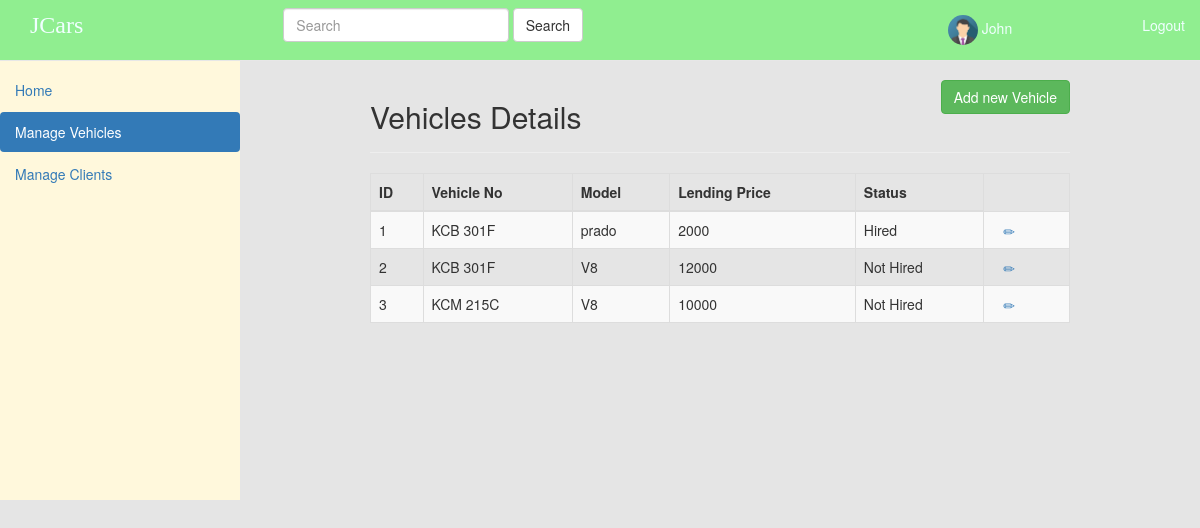
/myproject/vehicles.php, run on the app's committed database.
### tables this page shows
CREATE TABLE `vehicles` (
  `id` int(11) NOT NULL,
  `Vehicle_No` varchar(100) NOT NULL,
  `Model` varchar(100) NOT NULL,
  `Lending_Price` bigint(50) NOT NULL,
  `Status` varchar(50) NOT NULL
);

### myproject/vehicles.php (the view, shortened to what this page needs)
<!DOCTYPE html>
<html lang="en">
<head>
    <link rel="stylesheet" href="css/bootstrap.css" />
        <link rel="stylesheet" href="css/style.css" />
</head>
    <body>
        <nav class="navbar navbar-default navbar-fixed-top">
        <div class="container-fluid">
            <div class="navbar-collapse collapse">
                <ul class="nav navbar-nav">
                    <li id ="logo"><a href="#">JCars</a></li>
                </ul>
            <form action="search" class="navbar-form navbar-left" id ="frmone">
                <div class="form-group has-feedback">
                <input type="text" class="form-control" placeholder="Search"/>
                <button class="btn btn-default">Search</button>
                </div>
            </form>
                <ul class="nav navbar-nav navbar-right">
 <li> <a href="#"><img src="img/man.png" alt="avatar" class="avatar"> John</a></li>
                    <li><a href="login.php">Logout</a></li>
                </ul>
        </div>
        </nav>
            <header>
              <div id = "sidemenu">
                 <nav id="mainNavBar">
                <ul class="nav nav-pills nav-stacked" data-spy="affix" data-offset-top="200">
                    <li><a href="home.html">Home</a></li>
                    <li class="active"><a href="vehicles.php">Manage Vehicles</a></li>
                    <li><a href="clients.php">Manage Clients</a></li>
                </ul>
        </nav>
              </div>
         </header>
        <div class="wrapper">
            <div class="wrapper2">
                    <div class="page-header clearfix">
                        <h2 class="pull-left">Vehicles Details</h2>
                        <a href="add_vehicle.php" class="btn btn-success pull-right">Add new Vehicle</a>
                    </div>
                    <?php
                    require_once "dbconfig.php";
                    $sql = "SELECT * FROM vehicles";
                    if($result = $mysqli->query($sql)){
                        if($result->num_rows > 0){
                            echo "<table class='table table-bordered table-striped'>";
                                echo "<thead>";
                                    echo "<tr>";
                                    echo "<th>ID</th>";
                                        echo "<th>Vehicle No</th>";
                                        echo "<th>Model</th>";
                                        echo "<th>Lending Price</th>";
                                        echo "<th>Status</th>";
                                    echo "</tr>";
                                echo "</thead>";
                                echo "<tbody>";
                                while($row = $result->fetch_array()){
                                    echo "<tr>";
                                        echo "<td>" . $row['id'] . "</td>";
                                        echo "<td>" . $row['Vehicle_No'] . "</td>";
                                        echo "<td>" . $row['Model'] . "</td>";
                                        echo "<td>" . $row['Lending_Price'] . "</td>";
                                        echo "<td>" . $row['Status'] . "</td>";
                                        echo "<td>";
                                            echo "<a href='read.php?id=". $row['id'] ."' title='View Record' data-toggle='tooltip'><span class='glyphicon glyphicon-eye-open'></span></a>";
                                            echo "<a href='update.php?id=". $row['id'] ."' title='Update Record' data-toggle='tooltip'><span class='glyphicon glyphicon-pencil'></span></a>";
                                            echo "<a href='delete_vehicle.php?id=". $row['id'] ."' title='Delete Record' data-toggle='tooltip'><span class='glyphicon glyphicon-trash'></span></a>";
                                        echo "</td>";
                                    echo "</tr>";
                                }
                                echo "</tbody>";
                            echo "</table>";
                        } else{
                            echo "<p class='lead'><em>No records were found.</em></p>";
                        }
                    } else{
                        echo "ERROR: Could not able to execute $sql. " . $mysqli->error;
                    }
                    ?>
                </div>
</div>
    </body>
</html>

### myproject/css/style.css (style rules this page uses)
body { background: #e5e5e5; }
#sidemenu { background-color:cornsilk;height:500px;width:20%; float:left; }
body { margin: 0; }
#mainNavBar li:nth-of-type(1) { margin-top: 70px; }
#frmone { padding-left: 185px }
.wrapper { width:80%; float:left;height: 100%;position: relative; margin-top: 100px;margin-top: 40px; }
.navbar { background-color: lightgreen; }
.navbar-default .navbar-nav > li > a { color: azure; }
.avatar { border-radius: 50%; margin-left:0; height:30px; width:30px; }
.navbar ul:nth-of-type(2) li:nth-of-type(1) { margin-right: 100px; }
#logo { font-size: 24px; font-family: fantasy; }

### myproject/vehicles.php (style rules this page uses)
.wrapper2 { width: 700px; margin: auto; }

### data on the page
vehicles: id "1", Vehicle_No "KCB 301F", Model "prado", Lending_Price "2000", Status "Hired"
vehicles: id "2", Vehicle_No "KCB 301F", Model "V8", Lending_Price "12000", Status "Not Hired"
vehicles: id "3", Vehicle_No "KCM 215C", Model "V8", Lending_Price "10000", Status "Not Hired"
